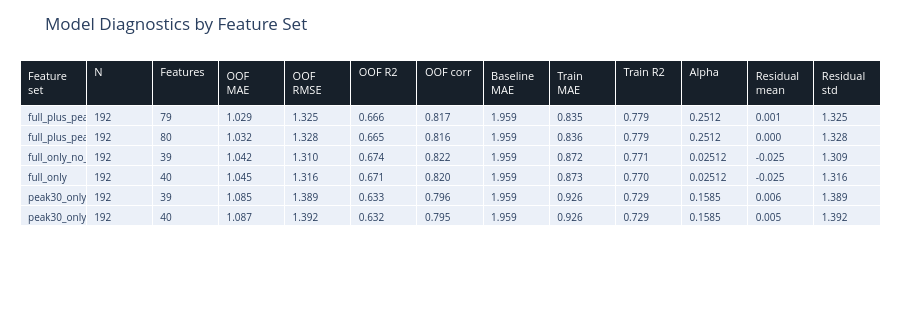

Notebook cell for this chart:
### Code cell
def finite_metric(value) -> str:
    return f'{value:.3f}' if np.isfinite(value) else ''


diagnostic_rows = []
for feature_set in ENERGY_MODEL_FEATURE_SETS:
    result = fit_full_energy_model(rows, feature_set=feature_set)
    actual = np.asarray([safe_float(row.get('energy')) for row in rows], dtype=np.float64)
    oof = np.asarray(result.oof_predictions, dtype=np.float64)
    fitted = np.asarray(result.predictions, dtype=np.float64)
    oof_mask = np.isfinite(actual) & np.isfinite(oof)
    fit_mask = np.isfinite(actual) & np.isfinite(fitted)
    residual = actual[oof_mask] - oof[oof_mask]
    diagnostic_rows.append({
        'feature_set': feature_set,
        'n_oof': int(np.sum(oof_mask)),
        'features': len(result.feature_names),
        'baseline_mae': result.baseline_mae,
        'oof_mae': result.oof_mae,
        'oof_rmse': float(np.sqrt(np.mean(np.square(residual)))) if residual.size else float('nan'),
        'oof_r2': result.oof_r2,
        'oof_corr': float(np.corrcoef(actual[oof_mask], oof[oof_mask])[0, 1]) if np.sum(oof_mask) >= 3 and np.std(oof[oof_mask]) > 0 else float('nan'),
        'train_mae': result.train_mae,
        'train_r2': result.train_r2,
        'best_alpha': result.best_alpha,
        'residual_mean': float(np.mean(residual)) if residual.size else float('nan'),
        'residual_std': float(np.std(residual)) if residual.size else float('nan'),
    })

diagnostic_rows = sorted(diagnostic_rows, key=lambda row: row['oof_mae'] if np.isfinite(row['oof_mae']) else float('inf'))
fig = go.Figure(data=[go.Table(
    header=dict(
        values=['Feature set', 'N', 'Features', 'OOF MAE', 'OOF RMSE', 'OOF R2', 'OOF corr', 'Baseline MAE', 'Train MAE', 'Train R2', 'Alpha', 'Residual mean', 'Residual std'],
        fill_color='#17202a',
        font=dict(color='white', size=11),
        align='left',
    ),
    cells=dict(
        values=[
            [row['feature_set'] for row in diagnostic_rows],
            [row['n_oof'] for row in diagnostic_rows],
            [row['features'] for row in diagnostic_rows],
            [finite_metric(row['oof_mae']) for row in diagnostic_rows],
            [finite_metric(row['oof_rmse']) for row in diagnostic_rows],
            [finite_metric(row['oof_r2']) for row in diagnostic_rows],
            [finite_metric(row['oof_corr']) for row in diagnostic_rows],
            [finite_metric(row['baseline_mae']) for row in diagnostic_rows],
            [finite_metric(row['train_mae']) for row in diagnostic_rows],
            [finite_metric(row['train_r2']) for row in diagnostic_rows],
            [f"{row['best_alpha']:.4g}" if np.isfinite(row['best_alpha']) else '' for row in diagnostic_rows],
            [finite_metric(row['residual_mean']) for row in diagnostic_rows],
            [finite_metric(row['residual_std']) for row in diagnostic_rows],
        ],
        align='left',
        font=dict(size=10),
    ),
)])
fig.update_layout(title='Model Diagnostics by Feature Set', height=330, margin=dict(l=20, r=20, t=60, b=20))
fig.show()

best = diagnostic_rows[0]
print(
    f"Best by OOF MAE: {best['feature_set']} | "
    f"OOF MAE={best['oof_mae']:.3f}, RMSE={best['oof_rmse']:.3f}, "
    f"R2={best['oof_r2']:.3f}, corr={best['oof_corr']:.3f}"
)

### Figure 1 — Plotly figure (JSON) as saved in the notebook; plotly's stock layout.template omitted (floating-point values rounded to 4 significant figures)
{"data": [{"cells": {"align": "left", "font": {"size": 10}, "values": [["full_plus_peak30_no_bpm", "full_plus_peak30", "full_only_no_bpm", "full_only", "peak30_only_no_bpm", "peak30_only"], [192, 192, 192, 192, 192, 192], [79, 80, 39, 40, 39, 40], ["1.029", "1.032", "1.042", "1.045", "1.085", "1.087"], ["1.325", "1.328", "1.310", "1.316", "1.389", "1.392"], ["0.666", "0.665", "0.674", "0.671", "0.633", "0.632"], ["0.817", "0.816", "0.822", "0.820", "0.796", "0.795"], ["1.959", "1.959", "1.959", "1.959", "1.959", "1.959"], ["0.835", "0.836", "0.872", "0.873", "0.926", "0.926"], ["0.779", "0.779", "0.771", "0.770", "0.729", "0.729"], ["0.2512", "0.2512", "0.02512", "0.02512", "0.1585", "0.1585"], ["0.001", "0.000", "-0.025", "-0.025", "0.006", "0.005"], ["1.325", "1.328", "1.309", "1.316", "1.389", "1.392"]]}, "header": {"align": "left", "fill": {"color": "#17202a"}, "font": {"color": "white", "size": 11}, "values": ["Feature set", "N", "Features", "OOF MAE", "OOF RMSE", "OOF R2", "OOF corr", "Baseline MAE", "Train MAE", "Train R2", "Alpha", "Residual mean", "Residual std"]}, "type": "table"}], "layout": {"height": 330, "margin": {"b": 20, "l": 20, "r": 20, "t": 60}, "title": {"text": "Model Diagnostics by Feature Set"}}}
